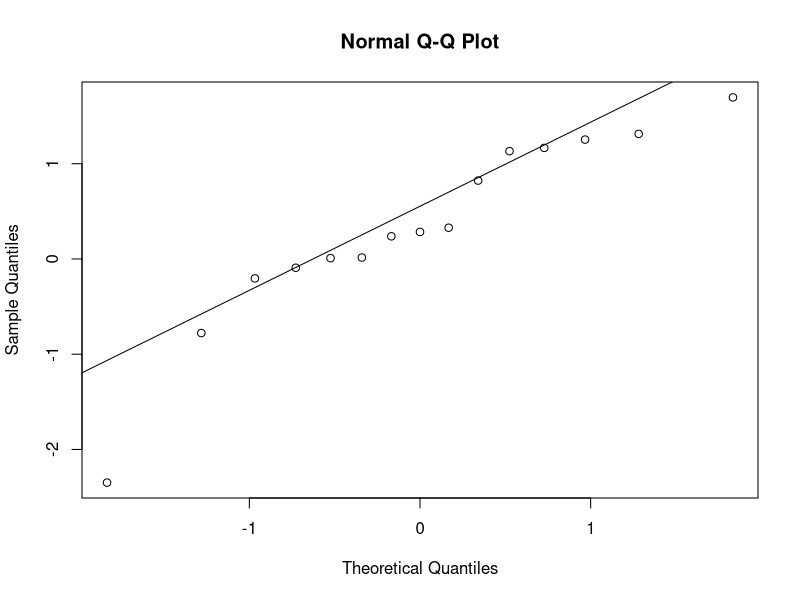
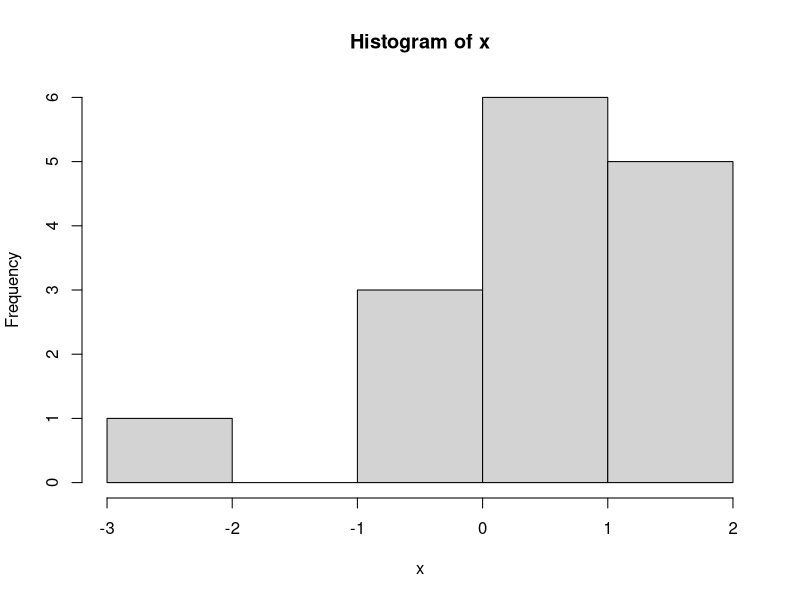
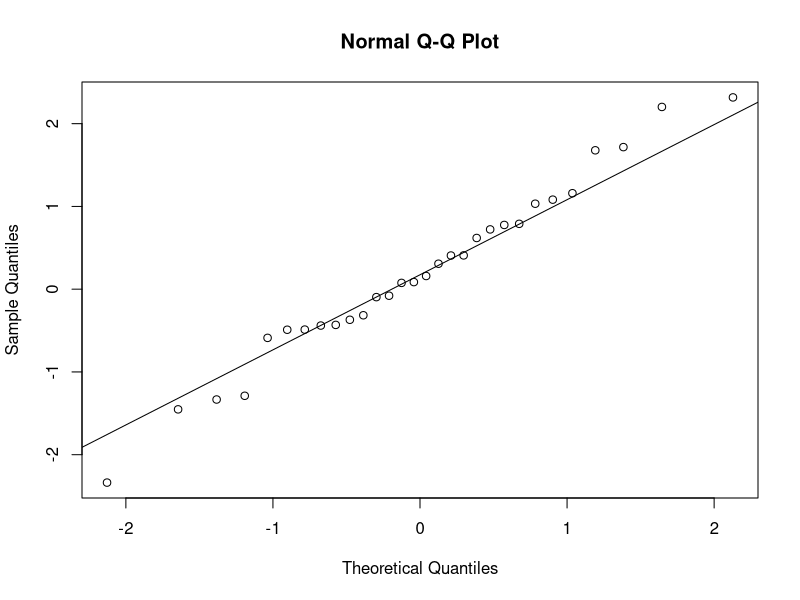
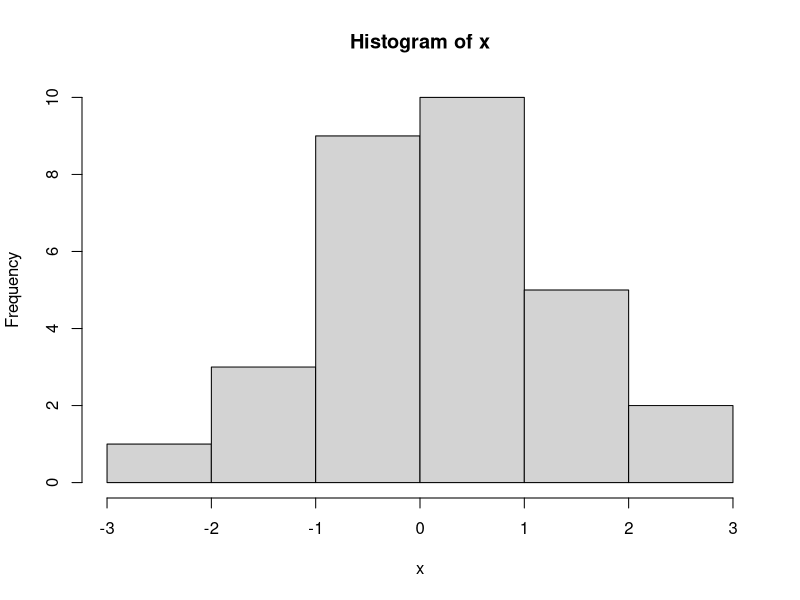
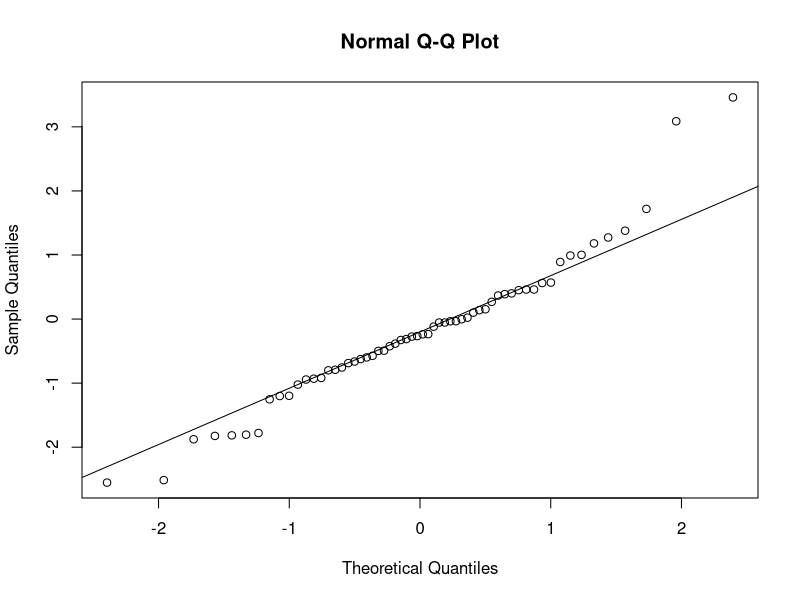
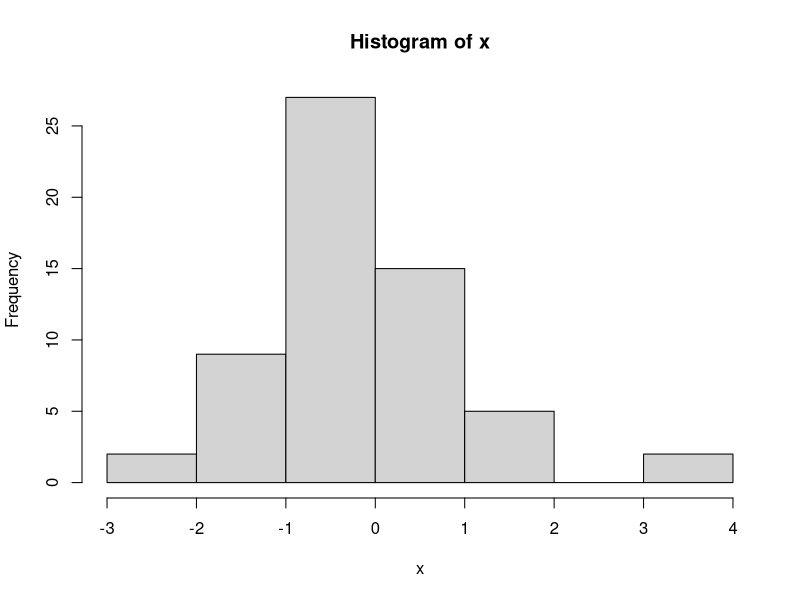
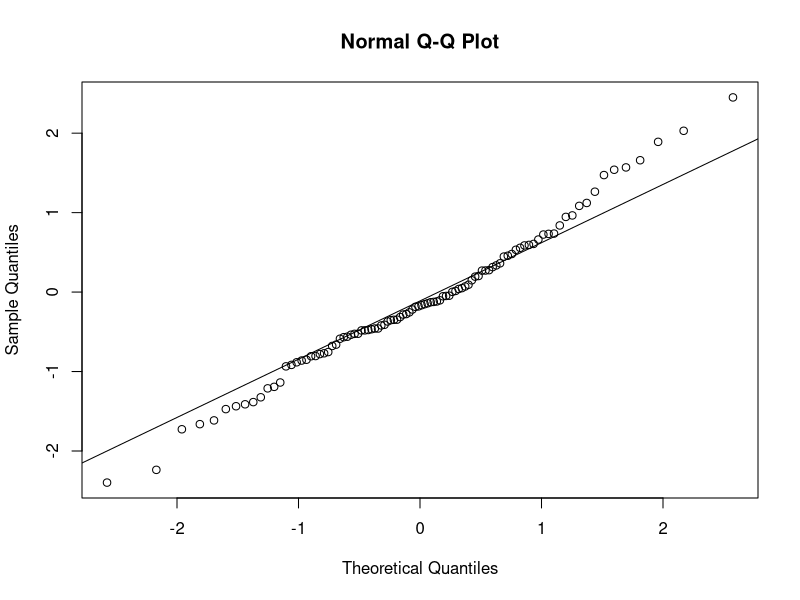
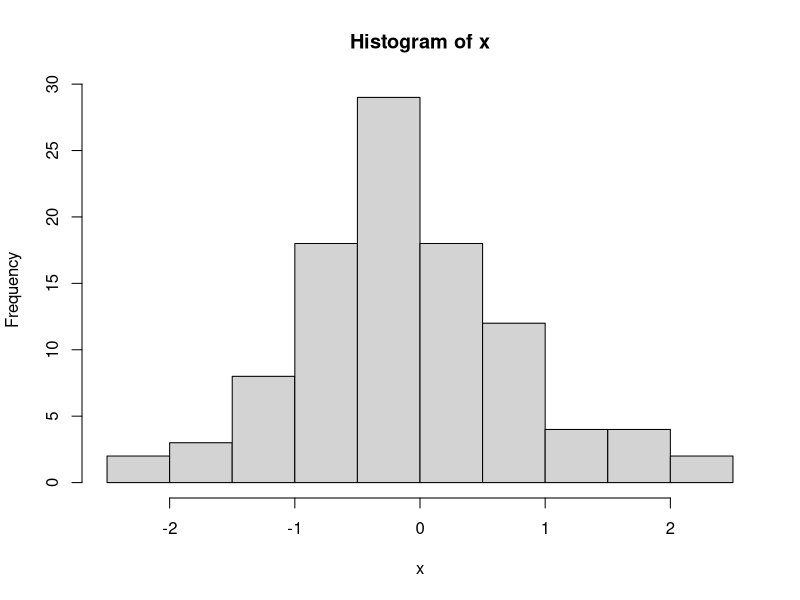

Generate these figures, in order, with R:
## ---- chunk 1
# This chunk sets a couple options to keep messages and warnings
# from appearing in the final write-up.
# It also sets default rounding to 3 decimal places.
knitr::opts_chunk$set(echo = TRUE,message=FALSE,warning=FALSE)
options(digits = 4,width=100,fig.width=8) 
## ---- chunk 2
x <- rnorm(15) # draw random sample of size 15 from N(0,1)
#par(mfrow=c(2,1)) # set up plot area to place 2 graphs on one sheet
qqnorm(x)
qqline(x)
hist(x)

## ---- chunk 3
x <- rnorm(30) # draw random sample of size 15 from N(0,1)
#par(mfrow=c(2,1)) # set up plot area to place 2 graphs on one sheet
qqnorm(x)
qqline(x)
hist(x)

x <- rnorm(60) # draw random sample of size 15 from N(0,1)
#par(mfrow=c(2,1)) # set up plot area to place 2 graphs on one sheet
qqnorm(x)
qqline(x)
hist(x)

x <- rnorm(100) # draw random sample of size 15 from N(0,1)
#par(mfrow=c(2,1)) # set up plot area to place 2 graphs on one sheet
qqnorm(x)
qqline(x)
hist(x)

